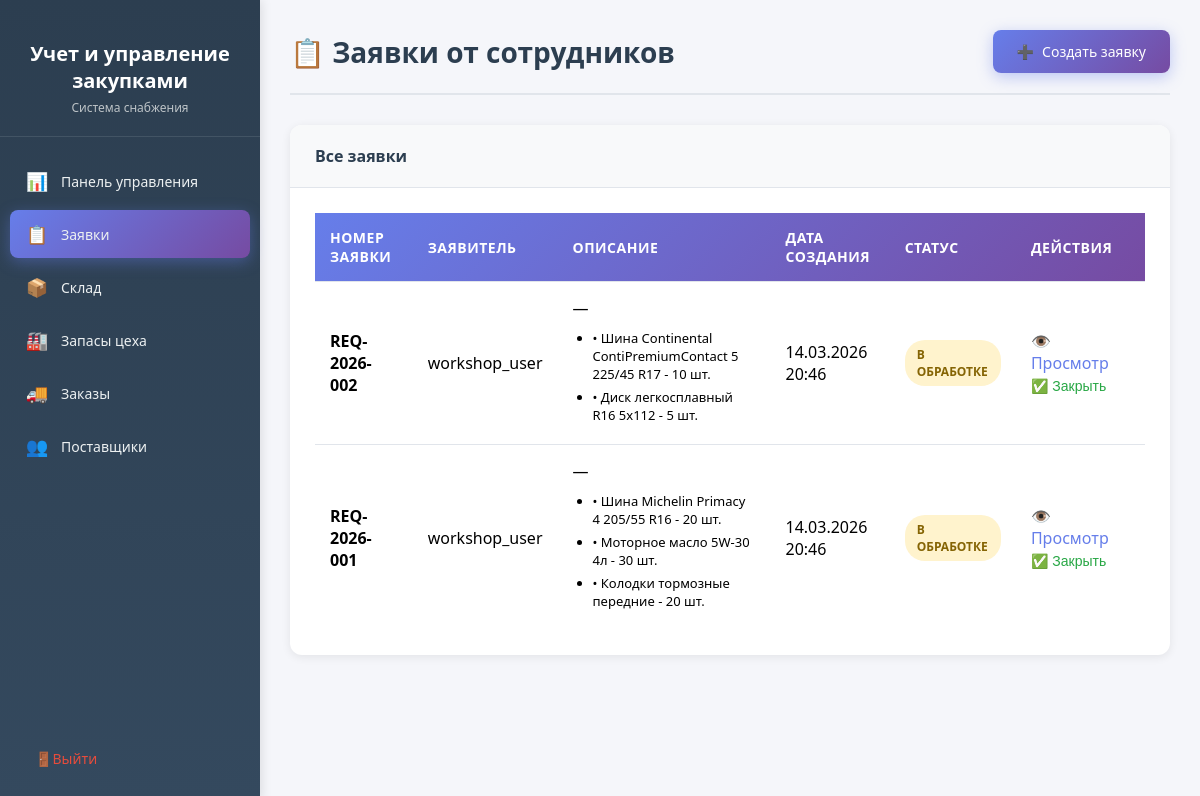
Screenshot of /requests/ (signed in) with the database file from the repository.
### procurement/models.py (models this page shows, shortened)
class PurchaseRequest(models.Model):
    STATUS_CHOICES = [
        ('draft', 'Черновик'),
        ('pending', 'На согласовании'),
        ('approved', 'Согласована'),
        ('rejected', 'Отклонена'),
        ('ordered', 'Заказана'),
    ]
    ROLE_CHOICES = [
        ('workshop', 'Сотрудник цеха'),
        ('warehouse', 'Кладовщик'),
    ]
    request_number = models.CharField(max_length=20, unique=True, verbose_name="Номер заявки")
    requester = models.ForeignKey(
        User,
        on_delete=models.SET_NULL,
        null=True,
        related_name='requests',
        verbose_name="Заявитель"
    )
    requester_role = models.CharField(
        max_length=20,
        choices=ROLE_CHOICES,
        default='workshop',
        verbose_name="Роль заявителя"
    )
    status = models.CharField(
        max_length=20,
        choices=STATUS_CHOICES,
        default='draft',
        verbose_name="Статус"
    )
    items = models.ManyToManyField('Product', through='RequestItem', verbose_name="Товары")
    total_amount = models.DecimalField(
        max_digits=12,
        decimal_places=2,
        default=0,
        verbose_name="Общая сумма"
    )
    comment = models.TextField(blank=True, verbose_name="Комментарий")
    created_at = models.DateTimeField(auto_now_add=True, verbose_name="Дата создания")
    updated_at = models.DateTimeField(auto_now=True, verbose_name="Дата обновления")
    approved_by = models.ForeignKey(
        User,
        on_delete=models.SET_NULL,
        null=True,
        blank=True,
        related_name='approved_requests',
        verbose_name="Кто согласовал"
    )
    approved_at = models.DateTimeField(null=True, blank=True, verbose_name="Дата согласования")
    items_description = models.TextField(blank=True, verbose_name="Описание товаров", help_text="Описание товаров, необходимых для заявки")
    class Meta:
        verbose_name = "Заявка на закупку"
        verbose_name_plural = "Заявки на закупку"
        ordering = ['-created_at']

class RequestItem(models.Model):
    request = models.ForeignKey(PurchaseRequest, on_delete=models.CASCADE, related_name='request_items')
    product = models.ForeignKey(Product, on_delete=models.CASCADE, verbose_name="Товар")
    quantity = models.PositiveIntegerField(verbose_name="Количество")
    requested_quantity = models.PositiveIntegerField(verbose_name="Запрошенное количество")
    notes = models.TextField(blank=True, verbose_name="Примечание")
    class Meta:
        verbose_name = "Позиция заявки"
        verbose_name_plural = "Позиции заявок"

class Product(models.Model):
    name = models.CharField(max_length=200, verbose_name="Наименование")
    category = models.ForeignKey(
        Category,
        on_delete=models.SET_NULL,
        null=True,
        related_name='products',
        verbose_name="Категория"
    )
    sku = models.CharField(max_length=50, unique=True, verbose_name="Артикул")
    unit = models.CharField(max_length=20, default='шт', verbose_name="Единица измерения")
    min_stock_level = models.PositiveIntegerField(
        default=0,
        verbose_name="Минимальный остаток"
    )
    current_stock = models.PositiveIntegerField(
        default=0,
        verbose_name="Текущий остаток"
    )
    supplier = models.ForeignKey(
        Supplier,
        on_delete=models.SET_NULL,
        null=True,
        related_name='products',
        verbose_name="Основной поставщик"
    )
    price = models.DecimalField(
        max_digits=10,
        decimal_places=2,
        blank=True,
        null=True,
        verbose_name="Цена за единицу"
    )
    description = models.TextField(blank=True, verbose_name="Описание")
    created_at = models.DateTimeField(auto_now_add=True, verbose_name="Дата добавления")
    updated_at = models.DateTimeField(auto_now=True, verbose_name="Дата обновления")
    class Meta:
        verbose_name = "Товар"
        verbose_name_plural = "Товары"
        ordering = ['name']

### core/views.py (the view)
# urls.py: path('requests/', requests_view, name='requests'),
@login_required
def requests_view(request):
    requests_list = PurchaseRequest.objects.all().select_related('requester').order_by('-created_at')
    context = {
        'requests': requests_list,
        'user': request.user,
    }
    return render(request, 'procurement/requests.html', context)

### templates/procurement/requests.html (shortened to what this page needs)
<!DOCTYPE html>
<html lang="ru">
<head>
</head>
<body>
    <aside class="sidebar">
        <div class="sidebar-header">
            <h2>Учет и управление закупками</h2>
            <p>Система снабжения</p>
        </div>
        <ul class="sidebar-menu">
            <li>
                <a href="{% url 'dashboard' %}">
                    <span class="menu-icon">📊</span>
                    <span>Панель управления</span>
                </a>
            </li>
            <li>
                <a href="{% url 'requests' %}" class="active">
                    <span class="menu-icon">📋</span>
                    <span>Заявки</span>
                </a>
            </li>
            <li>
                <a href="{% url 'warehouse' %}">
                    <span class="menu-icon">📦</span>
                    <span>Склад</span>
                </a>
            </li>
            <li>
                <a href="{% url 'workshop_stock' %}">
                    <span class="menu-icon">🏭</span>
                    <span>Запасы цеха</span>
                </a>
            </li>
            <li>
                <a href="{% url 'orders' %}">
                    <span class="menu-icon">🚚</span>
                    <span>Заказы</span>
                </a>
            </li>
            <li>
                <a href="{% url 'suppliers' %}">
                    <span class="menu-icon">👥</span>
                    <span>Поставщики</span>
                </a>
            </li>
        </ul>
        <div class="sidebar-footer">
            <a href="{% url 'logout' %}" class="logout-btn">
                <span class="menu-icon">🚪</span>
                <span>Выйти</span>
            </a>
        </div>
    </aside>
    <main class="main-content">
        <div class="page-header">
            <h1 class="page-title">📋 Заявки от сотрудников</h1>
            <a href="{% url 'create_request' %}" class="btn btn-primary">
                <span>➕</span> Создать заявку
            </a>
        </div>
        <div class="card">
            <div class="card-header">
                Все заявки
            </div>
            <div class="card-body">
                {% if requests %}
                <div class="table-responsive">
                    <table>
                        <thead>
                            <tr>
                                <th>Номер заявки</th>
                                <th>Заявитель</th>
                                <th>Описание</th>
                                <th>Дата создания</th>
                                <th>Статус</th>
                                <th>Действия</th>
                            </tr>
                        </thead>
                        <tbody>
                            {% for request_obj in requests %}
                            <tr>
                                <td><strong>{{ request_obj.request_number }}</strong></td>
                                <td>{{ request_obj.requester.username|default:"Не указан" }}</td>
                                <td>
                                    {{ request_obj.items_description|truncatechars:50|default:"—" }}
                                    {% if request_obj.request_items.all %}
                                    <ul class="items-list">
                                        {% for item in request_obj.request_items.all %}
                                        <li>• {{ item.product.name }} - {{ item.requested_quantity }} шт.</li>
                                        {% endfor %}
                                    </ul>
                                    {% endif %}
                                </td>
                                <td>{{ request_obj.created_at|date:"d.m.Y H:i" }}</td>
                                <td>
                                    <span class="status-badge status-pending">
                                        В обработке
                                    </span>
                                </td>
                                <td>
                                    <a href="{% url 'view_request' request_obj.id %}" style="color: #667eea; text-decoration: none; margin-right: 10px;">
                                        👁️ Просмотр
                                    </a>
                                    {% if request_obj.status != 'ordered' %}
                                    <form action="{% url 'close_request' request_obj.id %}" method="POST" style="display: inline;">
                                        <button type="submit" style="background: none; border: none; color: #28a745; cursor: pointer; padding: 0; font-size: 14px;">
                                            ✅ Закрыть
                                        </button>
                                    </form>
                                    {% endif %}
                                </td>
                            </tr>
                            {% endfor %}
                        </tbody>
                    </table>
                </div>
                {% endif %}
            </div>
        </div>
    </main>
</body>
</html>

### templates/procurement/requests.html (style rules this page uses)
* { margin: 0; padding: 0; box-sizing: border-box; }
body { font-family: 'Segoe UI', Tahoma, Geneva, Verdana, sans-serif; background: #f5f6fa; min-height: 100vh; display: flex; }
.sidebar { width: 260px; background: linear-gradient(180deg, #2c3e50 0%, #34495e 100%); min-height: 100vh; position: fixed; left: 0; top: 0; padding: 20px 0; box-shadow: 2px 0 10px rgba(0,0,0,0.1); }
.sidebar-header { padding: 20px; text-align: center; border-bottom: 1px solid rgba(255,255,255,0.1); margin-bottom: 20px; }
.sidebar-header h2 { color: white; font-size: 20px; margin-bottom: 5px; }
.sidebar-header p { color: #bdc3c7; font-size: 12px; }
.sidebar-menu { list-style: none; padding: 0 10px; }
.sidebar-menu li { margin-bottom: 5px; }
.sidebar-menu a { display: flex; align-items: center; padding: 12px 15px; color: #ecf0f1; text-decoration: none; border-radius: 8px; transition: all 0.3s ease; font-size: 14px; }
.sidebar-menu a.active { background: linear-gradient(135deg, #667eea 0%, #764ba2 100%); box-shadow: 0 4px 15px rgba(102, 126, 234, 0.4); }
.sidebar-menu .menu-icon { margin-right: 12px; font-size: 18px; width: 24px; text-align: center; }
.sidebar-footer { position: absolute; bottom: 20px; width: 100%; padding: 0 20px; }
.logout-btn { display: flex; align-items: center; padding: 12px 15px; color: #e74c3c; text-decoration: none; border-radius: 8px; transition: all 0.3s ease; font-size: 14px; }
.main-content { flex: 1; margin-left: 260px; padding: 30px; }
.page-header { display: flex; justify-content: space-between; align-items: center; margin-bottom: 30px; padding-bottom: 20px; border-bottom: 2px solid #e1e5eb; }
.page-title { font-size: 28px; color: #2c3e50; font-weight: 600; }
.btn { display: inline-flex; align-items: center; padding: 12px 24px; border-radius: 8px; text-decoration: none; font-weight: 500; transition: all 0.3s ease; cursor: pointer; border: none; font-size: 14px; }
.btn-primary { background: linear-gradient(135deg, #667eea 0%, #764ba2 100%); color: white; box-shadow: 0 4px 15px rgba(102, 126, 234, 0.4); }
.btn span { margin-right: 8px; }
.card { background: white; border-radius: 12px; box-shadow: 0 2px 10px rgba(0,0,0,0.08); overflow: hidden; margin-bottom: 20px; }
.card-header { padding: 20px 25px; background: #f8f9fa; border-bottom: 1px solid #e1e5eb; font-weight: 600; color: #2c3e50; font-size: 16px; }
.card-body { padding: 25px; }
.table-responsive { overflow-x: auto; }
table { width: 100%; border-collapse: collapse; }
thead { background: linear-gradient(135deg, #667eea 0%, #764ba2 100%); color: white; }
th, td { padding: 15px; text-align: left; border-bottom: 1px solid #e1e5eb; }
th { font-weight: 600; font-size: 14px; text-transform: uppercase; letter-spacing: 0.5px; }
tbody tr { transition: all 0.2s ease; }
tbody tr:last-child td { border-bottom: none; }
.status-badge { display: inline-block; padding: 6px 12px; border-radius: 20px; font-size: 12px; font-weight: 600; text-transform: uppercase; }
.status-pending { background: #fff3cd; color: #856404; }
.items-list { margin-top: 10px; padding-left: 20px; }
.items-list li { margin-bottom: 5px; font-size: 13px; }

### rows the page displays
PurchaseRequest: request_number "REQ-2026-002", requester.username "workshop_user", items_description "—", created_at "14.03.2026 20:46", status "✅ Закрыть"
RequestItem: product.name "Шина Continental ContiPremiumContact 5 225/45 R17", requested_quantity "10"
RequestItem: product.name "Диск легкосплавный R16 5x112", requested_quantity "5"
PurchaseRequest: request_number "REQ-2026-001", requester.username "workshop_user", items_description "—", created_at "14.03.2026 20:46", status "✅ Закрыть"
RequestItem: product.name "Шина Michelin Primacy 4 205/55 R16", requested_quantity "20"
RequestItem: product.name "Моторное масло 5W-30 4л", requested_quantity "30"
RequestItem: product.name "Колодки тормозные передние", requested_quantity "20"
